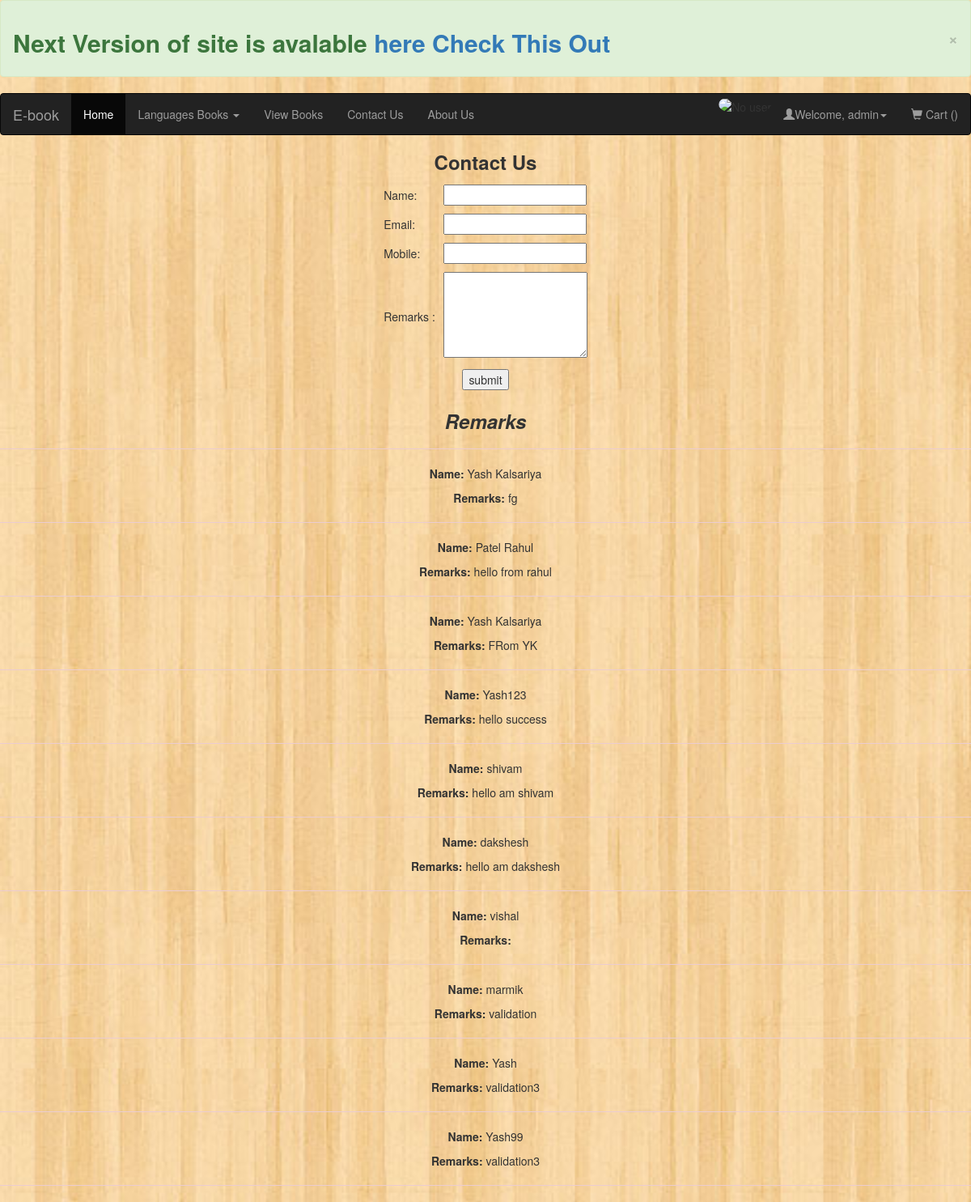
The page /contact/ (signed in) on the database its author committed.
### app1/models.py (models this page shows, shortened)
class Contact(models.Model):
    name = models.CharField(max_length=20)
    email = models.EmailField(null=False)
    mobile = models.CharField(max_length=10)
    remarks = models.TextField()

### app1/views.py (the view)
# urls.py: path('contact/', views.contact, name='contact'),
def contact(request):
    if request.method == 'POST':
        name = request.POST['name']
        email = request.POST['email']
        mobile = request.POST['mobile']
        remarks = request.POST['remarks']
        contacts = Contact.objects.all().order_by('-id')[:10]
        length = len(mobile)
        if email == "":
            msg1 = "Email field is null."
            return render(request, 'app1/contact.html', {'msg1': msg1, 'contacts': contacts})
        elif Contact.objects.filter(email=email).exists():
            msg2 = "This Email already exist."
            return render(request, 'app1/contact.html', {'msg2': msg2, 'contacts': contacts})
        elif Contact.objects.filter(mobile=mobile).exists():
            msg3 = "This Mobile number already exist."
            return render(request, 'app1/contact.html', {'msg3': msg3, 'contacts': contacts})
        elif mobile == "" or length != 10:
            msg4 = "Invalid Mobile number"
            return render(request, 'app1/contact.html', {'msg4': msg4, 'contacts': contacts})
        else:
            msg = "Thank you for contacting us.we'll reply as soon as possible"
            Contact.objects.create(name=name, email=email, mobile=mobile, remarks=remarks)
            return render(request, 'app1/contact.html', {'msg': msg, 'contacts': contacts})
    else:
        contacts = Contact.objects.all().order_by('-id')[:10]
        return render(request, 'app1/contact.html', {'contacts': contacts})

### app1/templates/app1/contact.html (shortened to what this page needs)
{% extends 'app1/base.html' %}
{% load static %}
{% block content %}
<!DOCTYPE html>
<html lang="en">
<head>
</head>
<body>
<center><h3><b>Contact Us</b> </h3></center>
    <center>
        <form name="frm" method="post" action="{% url 'contact' %}">
            <table>
                <tr>
                    <td>Name:</td>
                    <td><input type="text" name="name"></td>
                </tr>
                <tr>
                    <td>Email:</td>
                    <td><input type="email" name="email"></td>
                </tr>
                <tr>
                    <td>Mobile:</td>
                    <td><input type="number" name="mobile"></td>
                </tr>
                <tr>
                    <td>Remarks :</td>
                    <td><textarea cols="21" rows="5" name="remarks"></textarea> </td>
                </tr>
                <tr>
                    <td colspan="3" align="center">
                        <input type="submit" name="submit" value="submit">
                    </td>
                </tr>
            </table>
        </form>
        <h3><center><b><i>Remarks</b></i></center></h3>
        <hr class="alert-danger">
        {% for i in contacts %}
         <p><b>Name:</b> {{i.name}}</p>
         <p><b>Remarks:</b> {{i.remarks}}</p>
        <hr class="alert-danger">
        {% endfor %}
    </center>
    {% endblock %}

### rows shown on the page
Contact: name "Yash Kalsariya", remarks "fg"
Contact: name "Patel Rahul", remarks "hello from rahul"
Contact: name "Yash Kalsariya", remarks "FRom YK"
Contact: name "Yash123", remarks "hello success"
Contact: name "shivam", remarks "hello am shivam"
Contact: name "dakshesh", remarks "hello am dakshesh"
Contact: name "vishal"
Contact: name "marmik", remarks "validation"
Contact: name "Yash", remarks "validation3"
Contact: name "Yash99", remarks "validation3"

### other values the page prints
{{ request.session.fname }} "admin"
